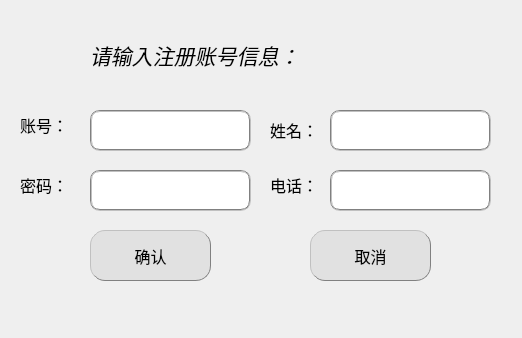
<?xml version="1.0" encoding="UTF-8"?>
<ui version="4.0">
 <class>CreatAccount</class>
 <widget class="QDialog" name="CreatAccount">
  <property name="geometry">
   <rect>
    <x>0</x>
    <y>0</y>
    <width>522</width>
    <height>338</height>
   </rect>
  </property>
  <property name="windowTitle">
   <string>Dialog</string>
  </property>
  <widget class="QWidget" name="modifyWidget" native="true">
   <property name="geometry">
    <rect>
     <x>0</x>
     <y>0</y>
     <width>501</width>
     <height>331</height>
    </rect>
   </property>
   <widget class="QLineEdit" name="telIn">
    <property name="geometry">
     <rect>
      <x>330</x>
      <y>170</y>
      <width>161</width>
      <height>41</height>
     </rect>
    </property>
    <property name="font">
     <font>
      <pointsize>12</pointsize>
     </font>
    </property>
    <property name="styleSheet">
     <string notr="true">border:2px groove gray;border-radius:10px;padding:2px 4px</string>
    </property>
   </widget>
   <widget class="QLabel" name="label_2">
    <property name="geometry">
     <rect>
      <x>20</x>
      <y>100</y>
      <width>101</width>
      <height>51</height>
     </rect>
    </property>
    <property name="text">
     <string>&lt;html&gt;&lt;head/&gt;&lt;body&gt;&lt;p&gt;&lt;span style=&quot; font-size:12pt;&quot;&gt;账号：&lt;/span&gt;&lt;/p&gt;&lt;/body&gt;&lt;/html&gt;</string>
    </property>
   </widget>
   <widget class="QLineEdit" name="numIn">
    <property name="geometry">
     <rect>
      <x>90</x>
      <y>110</y>
      <width>161</width>
      <height>41</height>
     </rect>
    </property>
    <property name="font">
     <font>
      <pointsize>12</pointsize>
     </font>
    </property>
    <property name="styleSheet">
     <string notr="true">border:2px groove gray;border-radius:10px;padding:2px 4px</string>
    </property>
   </widget>
   <widget class="QLabel" name="label_3">
    <property name="geometry">
     <rect>
      <x>20</x>
      <y>160</y>
      <width>91</width>
      <height>51</height>
     </rect>
    </property>
    <property name="text">
     <string>&lt;html&gt;&lt;head/&gt;&lt;body&gt;&lt;p&gt;&lt;span style=&quot; font-size:12pt;&quot;&gt;密码：&lt;/span&gt;&lt;/p&gt;&lt;/body&gt;&lt;/html&gt;</string>
    </property>
   </widget>
   <widget class="QLabel" name="label_5">
    <property name="geometry">
     <rect>
      <x>270</x>
      <y>170</y>
      <width>71</width>
      <height>31</height>
     </rect>
    </property>
    <property name="text">
     <string>&lt;html&gt;&lt;head/&gt;&lt;body&gt;&lt;p&gt;&lt;span style=&quot; font-size:12pt;&quot;&gt;电话：&lt;/span&gt;&lt;/p&gt;&lt;/body&gt;&lt;/html&gt;</string>
    </property>
   </widget>
   <widget class="QLineEdit" name="nameIn">
    <property name="geometry">
     <rect>
      <x>330</x>
      <y>110</y>
      <width>161</width>
      <height>41</height>
     </rect>
    </property>
    <property name="font">
     <font>
      <pointsize>12</pointsize>
     </font>
    </property>
    <property name="styleSheet">
     <string notr="true">border:2px groove gray;border-radius:10px;padding:2px 4px</string>
    </property>
   </widget>
   <widget class="QLabel" name="label_4">
    <property name="geometry">
     <rect>
      <x>270</x>
      <y>110</y>
      <width>81</width>
      <height>41</height>
     </rect>
    </property>
    <property name="text">
     <string>&lt;html&gt;&lt;head/&gt;&lt;body&gt;&lt;p&gt;&lt;span style=&quot; font-size:12pt;&quot;&gt;姓名：&lt;/span&gt;&lt;/p&gt;&lt;/body&gt;&lt;/html&gt;</string>
    </property>
   </widget>
   <widget class="QLineEdit" name="passwordIn">
    <property name="geometry">
     <rect>
      <x>90</x>
      <y>170</y>
      <width>161</width>
      <height>41</height>
     </rect>
    </property>
    <property name="font">
     <font>
      <pointsize>12</pointsize>
     </font>
    </property>
    <property name="styleSheet">
     <string notr="true">border:2px groove gray;border-radius:10px;padding:2px 4px</string>
    </property>
   </widget>
   <widget class="QPushButton" name="choseBtn">
    <property name="geometry">
     <rect>
      <x>90</x>
      <y>230</y>
      <width>121</width>
      <height>51</height>
     </rect>
    </property>
    <property name="font">
     <font>
      <pointsize>12</pointsize>
     </font>
    </property>
    <property name="styleSheet">
     <string notr="true">background-color: rgb(225, 225, 225);border:1px groove gray;border-radius:15px;padding:1px 4px;border-style: outset;</string>
    </property>
    <property name="text">
     <string>确认</string>
    </property>
   </widget>
   <widget class="QPushButton" name="exitBtn">
    <property name="geometry">
     <rect>
      <x>310</x>
      <y>230</y>
      <width>121</width>
      <height>51</height>
     </rect>
    </property>
    <property name="font">
     <font>
      <pointsize>12</pointsize>
     </font>
    </property>
    <property name="styleSheet">
     <string notr="true">background-color: rgb(225, 225, 225);border:1px groove gray;border-radius:15px;padding:1px 4px;border-style: outset;</string>
    </property>
    <property name="text">
     <string>取消</string>
    </property>
   </widget>
   <widget class="QLabel" name="label">
    <property name="geometry">
     <rect>
      <x>90</x>
      <y>-10</y>
      <width>301</width>
      <height>131</height>
     </rect>
    </property>
    <property name="text">
     <string>&lt;html&gt;&lt;head/&gt;&lt;body&gt;&lt;p&gt;&lt;span style=&quot; font-size:16pt; font-style:italic;&quot;&gt;请输入注册账号信息：&lt;/span&gt;&lt;/p&gt;&lt;/body&gt;&lt;/html&gt;</string>
    </property>
   </widget>
  </widget>
  <widget class="QLabel" name="label_6">
   <property name="geometry">
    <rect>
     <x>-2</x>
     <y>-2</y>
     <width>521</width>
     <height>341</height>
    </rect>
   </property>
   <property name="text">
    <string/>
   </property>
   <property name="pixmap">
    <pixmap resource="pic.qrc">:/new/prefix1/5.png</pixmap>
   </property>
  </widget>
  <zorder>label_6</zorder>
  <zorder>modifyWidget</zorder>
 </widget>
 <resources>
  <include location="pic.qrc"/>
 </resources>
 <connections/>
</ui>
